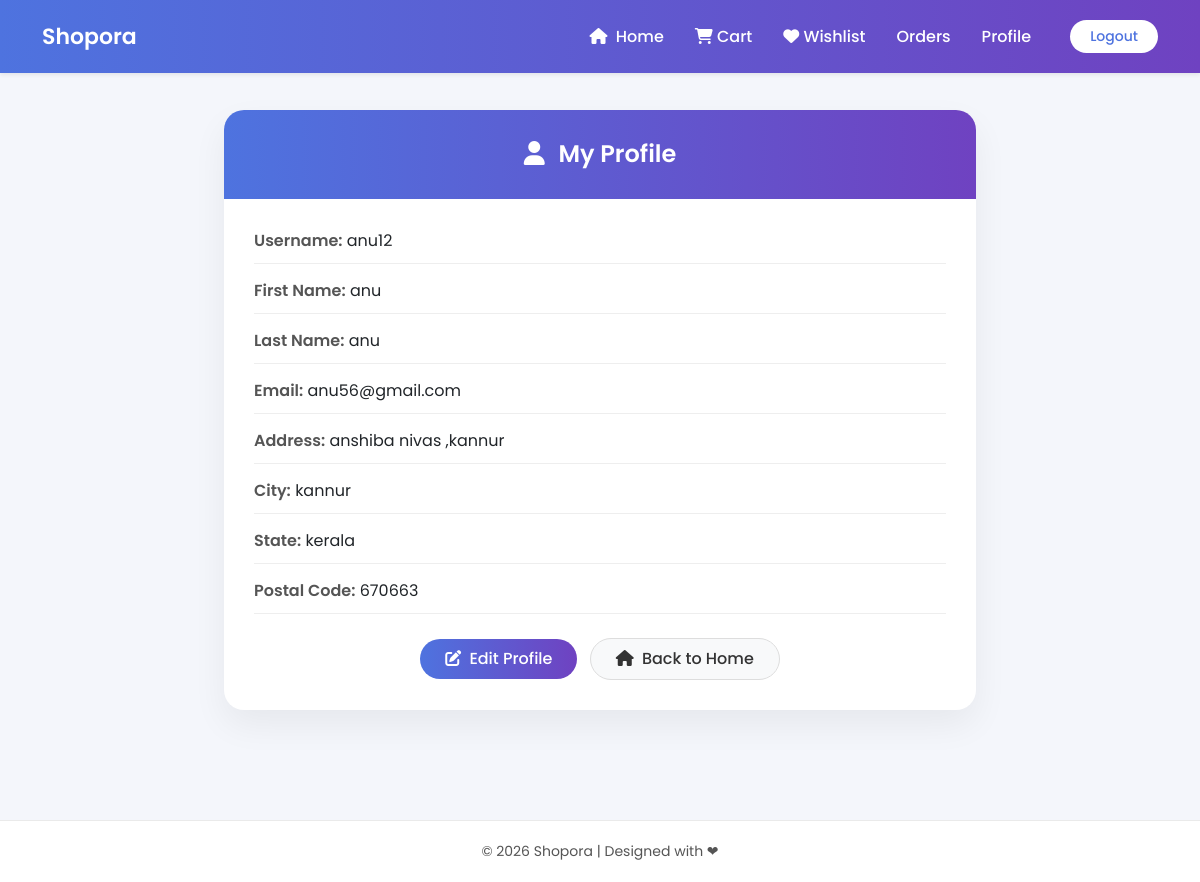
The app's page /view_profile (signed in) with its own data.
### user/models.py (models this page shows)
class reg(models.Model):
    user=models.OneToOneField(User,on_delete=models.CASCADE)
    address=models.TextField()
    city=models.CharField(max_length=100)
    postalcode=models.CharField(max_length=100)
    state=models.CharField(max_length=100)
    phone=models.CharField(max_length=100,null=True,blank=True)

### user/views.py (the view)
# urls.py: path('view_profile',views.view_profile,name='view_profile'),
def view_profile(request):
    profile = get_object_or_404(reg, user=request.user)
    return render(request, 'user/view_profile.html', {'profile': profile})

### template/user/view_profile.html (shortened to what this page needs)
{% extends 'user/base.html' %}
{% block content %}
<div class="container profile-wrapper">
    <div class="row justify-content-center">
        <div class="col-md-8">
            <div class="profile-card">
                <div class="profile-header">
                    <h4>
                        <i class="fa-solid fa-user me-2"></i>
                        My Profile
                    </h4>
                </div>
                <div class="profile-body">
                    <div class="profile-info">
                        <span class="profile-label">Username:</span>
                        {{ request.user.username }}
                    </div>
                    <div class="profile-info">
                        <span class="profile-label">First Name:</span>
                        {{ request.user.first_name }}
                    </div>
                    <div class="profile-info">
                        <span class="profile-label">Last Name:</span>
                        {{ request.user.last_name }}
                    </div>
                    <div class="profile-info">
                        <span class="profile-label">Email:</span>
                        {{ request.user.email }}
                    </div>
                    <div class="profile-info">
                        <span class="profile-label">Address:</span>
                        {{ profile.address }}
                    </div>
                    <div class="profile-info">
                        <span class="profile-label">City:</span>
                        {{ profile.city }}
                    </div>
                    <div class="profile-info">
                        <span class="profile-label">State:</span>
                        {{ profile.state }}
                    </div>
                    <div class="profile-info">
                        <span class="profile-label">Postal Code:</span>
                        {{ profile.postalcode }}
                    </div>
                    <div class="text-center mt-4">
    <a href="{% url 'edit_profile' %}" class="btn btn-edit me-2">
        <i class="fa-solid fa-pen-to-square me-1"></i>
        Edit Profile
    </a>
    <a href="{% url 'userhome' %}" class="btn btn-home">
        <i class="fa-solid fa-house me-1"></i>
        Back to Home
    </a>
</div>
                </div>
            </div>
        </div>
    </div>
</div>
{% endblock %}

### template/user/base.html (style rules this page uses)
body { font-family: 'Poppins', sans-serif; background: #f5f7fb; }

### template/user/view_profile.html (style rules this page uses)
body { background: #f4f6fb; }
.profile-wrapper { padding: 60px 0; min-height: 80vh; }
.profile-card { background: #ffffff; border-radius: 20px; box-shadow: 0 15px 35px rgba(0,0,0,0.06); overflow: hidden; }
.profile-header { background: linear-gradient(90deg, #4e73df, #6f42c1); padding: 30px; text-align: center; color: white; }
.profile-header h4 { margin: 0; font-weight: 600; }
.profile-body { padding: 30px; }
.profile-info { margin-bottom: 15px; padding-bottom: 10px; border-bottom: 1px solid #eee; }
.profile-label { font-weight: 600; color: #555; }
.btn-edit { border-radius: 30px; padding: 8px 25px; background: linear-gradient(90deg, #4e73df, #6f42c1); border: none; color: white; font-weight: 500; }
.btn-home { border-radius: 30px; padding: 8px 25px; background: #f8f9fa; border: 1px solid #ddd; font-weight: 500; color: #333; }

### records on screen
reg: address "anshiba nivas ,kannur", city "kannur", state "kerala", postalcode "670663"

### other values on screen
{{ request.user.username }} "anu12"
{{ request.user.first_name }} "anu"
{{ request.user.last_name }} "anu"
{{ request.user.email }} "anu56@gmail.com"
